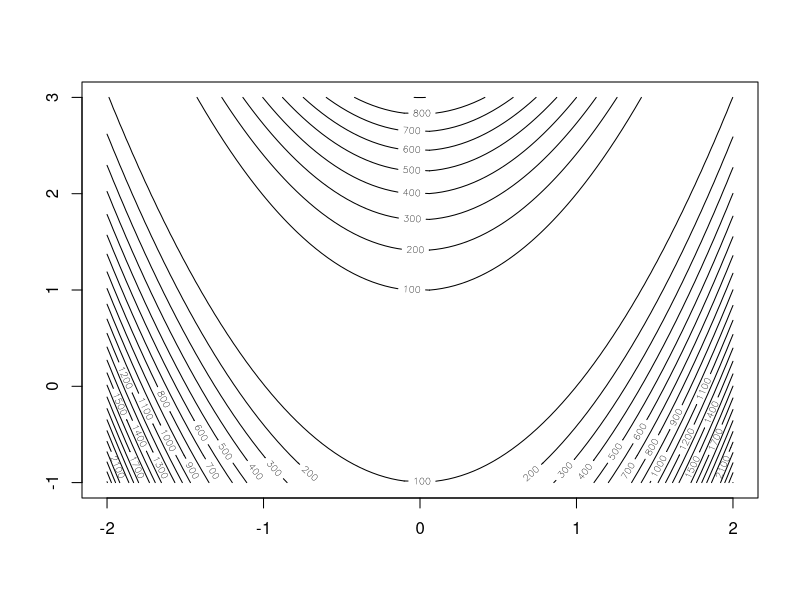

This figure's R source:
f <- function(x1, x2, a = 1, b = 100) 
  (a - x1)^2 + b * (x2 - x1^2)^2

x1 <- seq(-2, 2, length.out = 100)
x2 <- seq(-1, 3, length.out = 100)
z <- outer(x1, x2, f)
contour(x1, x2, z, nlevels = 20)

